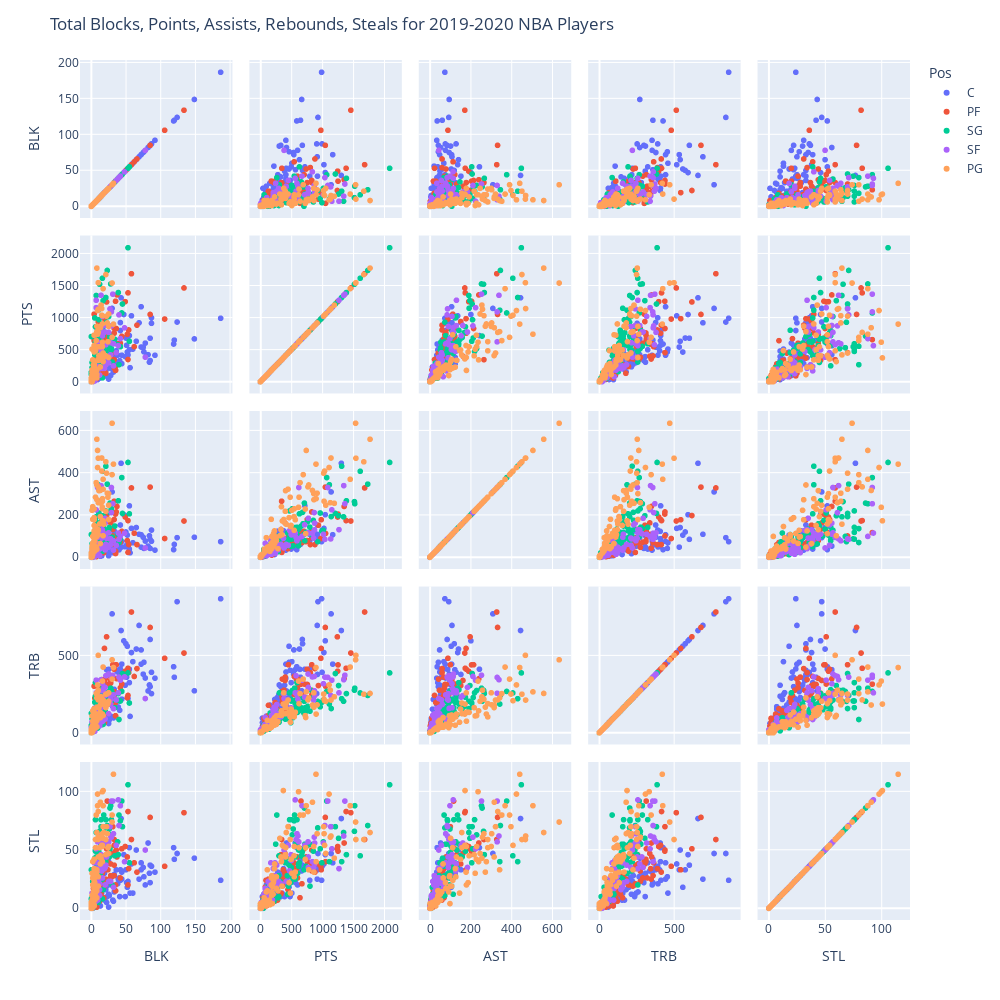

This figure's notebook cell:
### Markdown cell above
### Pairplots

### Code cell
basic_stats = ['BLK','PTS', 'AST', 'TRB', 'STL']
fig = px.scatter_matrix(basketballData,
    dimensions=['BLK','PTS', 'AST', 'TRB', 'STL'],
    color="Pos", hover_data = ['Player'])
fig.update_layout(height = 1000, width = 1000)
fig.update_layout(
    title_text='Total Blocks, Points, Assists, Rebounds, Steals for 2019-2020 NBA Players'
)
fig.show()

### Figure 1 — Plotly figure (JSON) as saved in the notebook; plotly's stock layout.template omitted (floating-point values rounded to 4 significant figures; data arrays with more than 128 entries replaced by an {"elided": "..."} marker saying what was removed)
{"data": [{"customdata": [["Steven Adams"], ["LaMarcus Aldridge"], ["Jarrett Allen"], ["Deandre Ayton"], ["Mo Bamba"], ["Aron Baynes"], ["Khem Birch"], ["Goga Bitadze"], ["Bismack Biyombo"], ["Marques Bolden"], ["Tony Bradley"], ["Moses Brown"], ["Thomas Bryant"], ["Clint Capela"], ["Wendell Carter Jr."], ["Willie Cauley-Stein"], ["Willie Cauley-Stein"], ["Willie Cauley-Stein"], ["Tyson Chandler"], ["Ed Davis"], ["Dewayne Dedmon"], ["Dewayne Dedmon"], ["Dewayne Dedmon"], ["Cheick Diallo"], ["Gorgui Dieng"], ["Gorgui Dieng"], ["Gorgui Dieng"], ["Andre Drummond"], ["Andre Drummond"], ["Andre Drummond"], ["Joel Embiid"], ["Tacko Fall"], ["Derrick Favors"], ["Bruno Fernando"], ["Daniel Gafford"], ["Marc Gasol"], ["Taj Gibson"], ["Rudy Gobert"], ["Montrezl Harrell"], ["Isaiah Hartenstein"], ["Jaxson Hayes"], ["Dewan Hernandez"], ["Willy Hernangómez"], ["Richaun Holmes"], ["Al Horford"], ["Dwight Howard"], ["Serge Ibaka"], ["Jaren Jackson Jr."], ["Nikola Jokić"], ["Damian Jones"], ["DeAndre Jordan"], ["Mfiondu Kabengele"], ["Frank Kaminsky"], ["Enes Kanter"], ["Maxi Kleber"], ["Luke Kornet"], ["Skal Labissière"], ["Alex Len"], ["Alex Len"], ["Alex Len"], ["Meyers Leonard"], ["Kevon Looney"], ["Brook Lopez"], ["Robin Lopez"], ["Ian Mahinmi"], ["Thon Maker"], ["Boban Marjanović"], ["JaVale McGee"], ["Nicolò Melli"], ["Mike Muscala"], ["Larry Nance Jr."], ["Nerlens Noel"], ["Kyle O'Quinn"], ["Jahlil Okafor"], ["Kelly Olynyk"], ["Anžejs Pasečņiks"], ["Justin Patton"], ["Norvel Pelle"], ["Mason Plumlee"], ["Jakob Poeltl"], ["Vincent Poirier"], ["Bobby Portis"], ["Dwight Powell"], ["Naz Reid"], ["Mitchell Robinson"], ["Domantas Sabonis"], ["Daniel Theis"], ["Tristan Thompson"], ["Karl-Anthony Towns"], ["Myles Turner"], ["Jonas Valančiūnas"], ["Nikola Vučević"], ["Moritz Wagner"], ["Hassan Whiteside"], ["Johnathan Williams"], ["Robert Williams"], ["Cody Zeller"], ["Ante Žižić"], ["Ivica Zubac"]], "dimensions": [{"axis": {"matches": true}, "label": "BLK", "values": [65, 87, 85, 51, 85, 23, 21, 32, 49, 0, 25, 1, 33, 72, 36, 11, 11, 11, 8, 9, 15, 15, 15, 12, 14, 14, 14, 11, 11, 11, 58, 2, 44, 17, 56, 33, 30, 124, 72, 12, 53, 0, 7, 55, 55, 76, 42, 87, 43, 40, 52, 2, 10, 38, 78, 26, 31, 13, 13, 13, 15, 6, 149, 41, 44, 39, 7, 92, 19, 11, 22, 82, 22, 19, 18, 12, 0, 25, 33, 84, 6, 18, 22, 22, 119, 30, 75, 50, 42, 120, 69, 47, 17, 187, 6, 28, 25, 5, 60]}, {"axis": {"matches": true}, "label": "PTS", "values": [633, 1001, 681, 570, 332, 481, 153, 152, 393, 0, 233, 11, 460, 543, 484, 67, 67, 67, 34, 33, 81, 81, 81, 211, 87, 87, 87, 140, 140, 140, 1031, 19, 415, 240, 220, 275, 379, 934, 1173, 107, 420, 4, 190, 500, 722, 468, 801, 914, 1313, 306, 465, 42, 352, 416, 604, 215, 190, 59, 59, 59, 300, 68, 670, 330, 283, 281, 232, 414, 355, 189, 564, 424, 87, 214, 452, 144, 9, 42, 380, 306, 39, 668, 376, 269, 590, 1147, 539, 684, 926, 651, 922, 1052, 352, 993, 35, 98, 642, 96, 511]}, {"axis": {"matches": true}, "label": "AST", "values": [141, 129, 85, 57, 42, 67, 35, 21, 50, 0, 17, 1, 71, 48, 51, 10, 10, 10, 6, 8, 7, 7, 7, 22, 13, 13, 13, 14, 14, 14, 137, 0, 75, 49, 21, 124, 52, 93, 107, 18, 51, 0, 29, 39, 244, 42, 73, 76, 446, 35, 105, 2, 71, 49, 77, 32, 42, 5, 5, 5, 53, 20, 95, 41, 49, 43, 13, 34, 67, 34, 123, 53, 35, 36, 97, 17, 2, 7, 125, 102, 7, 98, 59, 35, 36, 310, 95, 120, 153, 61, 109, 202, 49, 74, 6, 22, 88, 6, 69]}, {"axis": {"matches": true}, "label": "TRB", "values": [543, 392, 605, 360, 299, 237, 180, 96, 308, 2, 216, 14, 260, 537, 405, 60, 60, 60, 66, 95, 82, 82, 82, 127, 80, 80, 80, 89, 89, 89, 520, 11, 445, 198, 106, 228, 267, 850, 445, 90, 223, 7, 134, 325, 412, 457, 414, 254, 663, 206, 561, 11, 158, 394, 355, 84, 169, 64, 64, 64, 248, 66, 272, 146, 218, 167, 153, 354, 157, 94, 409, 271, 98, 119, 259, 99, 5, 60, 282, 310, 34, 338, 227, 124, 428, 771, 380, 577, 378, 360, 696, 596, 192, 869, 43, 108, 411, 66, 461]}, {"axis": {"matches": true}, "label": "STL", "values": [50, 36, 37, 22, 22, 10, 16, 6, 10, 1, 12, 1, 14, 33, 33, 4, 4, 4, 6, 10, 10, 10, 10, 10, 11, 11, 11, 12, 12, 12, 38, 0, 25, 18, 13, 28, 27, 47, 39, 9, 23, 1, 10, 39, 52, 27, 24, 36, 77, 26, 18, 2, 13, 21, 20, 11, 7, 2, 2, 2, 13, 12, 43, 10, 31, 25, 7, 31, 30, 8, 56, 56, 5, 7, 38, 8, 0, 1, 29, 30, 2, 32, 34, 19, 52, 47, 35, 33, 33, 42, 25, 46, 22, 24, 1, 20, 40, 7, 13]}], "hovertemplate": "Pos=C<br>%{xaxis.title.text}=%{x}<br>%{yaxis.title.text}=%{y}<br>Player=%{customdata[0]}<extra></extra>", "legendgroup": "C", "marker": {"color": "#636efa", "symbol": "circle"}, "name": "C", "showlegend": true, "type": "splom"}, {"customdata": {"elided": "139x1 str values"}, "dimensions": [{"axis": {"matches": true}, "label": "BLK", "values": {"elided": "139 int values"}}, {"axis": {"matches": true}, "label": "PTS", "values": {"elided": "139 int values"}}, {"axis": {"matches": true}, "label": "AST", "values": {"elided": "139 int values"}}, {"axis": {"matches": true}, "label": "TRB", "values": {"elided": "139 int values"}}, {"axis": {"matches": true}, "label": "STL", "values": {"elided": "139 int values"}}], "hovertemplate": "Pos=PF<br>%{xaxis.title.text}=%{x}<br>%{yaxis.title.text}=%{y}<br>Player=%{customdata[0]}<extra></extra>", "legendgroup": "PF", "marker": {"color": "#EF553B", "symbol": "circle"}, "name": "PF", "showlegend": true, "type": "splom"}, {"customdata": {"elided": "165x1 str values"}, "dimensions": [{"axis": {"matches": true}, "label": "BLK", "values": {"elided": "165 int values"}}, {"axis": {"matches": true}, "label": "PTS", "values": {"elided": "165 int values"}}, {"axis": {"matches": true}, "label": "AST", "values": {"elided": "165 int values"}}, {"axis": {"matches": true}, "label": "TRB", "values": {"elided": "165 int values"}}, {"axis": {"matches": true}, "label": "STL", "values": {"elided": "165 int values"}}], "hovertemplate": "Pos=SG<br>%{xaxis.title.text}=%{x}<br>%{yaxis.title.text}=%{y}<br>Player=%{customdata[0]}<extra></extra>", "legendgroup": "SG", "marker": {"color": "#00cc96", "symbol": "circle"}, "name": "SG", "showlegend": true, "type": "splom"}, {"customdata": [["Justin Anderson"], ["Thanasis Antetokounmpo"], ["OG Anunoby"], ["Trevor Ariza"], ["Trevor Ariza"], ["Trevor Ariza"], ["Will Barton"], ["Keita Bates-Diop"], ["Keita Bates-Diop"], ["Keita Bates-Diop"], ["Nicolas Batum"], ["Dragan Bender"], ["Dragan Bender"], ["Dragan Bender"], ["Bojan Bogdanović"], ["Isaac Bonga"], ["Ignas Brazdeikis"], ["Mikal Bridges"], ["Miles Bridges"], ["Oshae Brissett"], ["Jaylen Brown"], ["Sterling Brown"], ["Jimmy Butler"], ["Bruno Caboclo"], ["Bruno Caboclo"], ["Bruno Caboclo"], ["Vlatko Čančar"], ["DeMarre Carroll"], ["DeMarre Carroll"], ["DeMarre Carroll"], ["Vince Carter"], ["Wilson Chandler"], ["Zylan Cheatham"], ["Torrey Craig"], ["Jae Crowder"], ["Jae Crowder"], ["Jae Crowder"], ["DeMar DeRozan"], ["Hamidou Diallo"], ["Sekou Doumbouya"], ["Jared Dudley"], ["James Ennis"], ["James Ennis"], ["James Ennis"], ["Terrance Ferguson"], ["Paul George"], ["Javonte Green"], ["Maurice Harkless"], ["Maurice Harkless"], ["Maurice Harkless"], ["Joe Harris"], ["Shaquille Harrison"], ["Josh Hart"], ["Gordon Hayward"], ["Solomon Hill"], ["Solomon Hill"], ["Solomon Hill"], ["Jaylen Hoard"], ["Rondae Hollis-Jefferson"], ["Rodney Hood"], ["Danuel House"], ["De'Andre Hunter"], ["Chandler Hutchison"], ["Joe Ingles"], ["Jonathan Isaac"], ["Wesley Iwundu"], ["Alize Johnson"], ["B.J. Johnson"], ["Keldon Johnson"], ["Derrick Jones Jr."], ["Stanton Kidd"], ["Michael Kidd-Gilchrist"], ["Michael Kidd-Gilchrist"], ["Michael Kidd-Gilchrist"], ["Louis King"], ["Kevin Knox"], ["Kyle Korver"], ["Vic Law"], ["Kawhi Leonard"], ["Caleb Martin"], ["Cody Martin"], ["Kelan Martin"], ["Patrick McCaw"], ["Alfonzo McKinnie"], ["Khris Middleton"], ["Malcolm Miller"], ["Džanan Musa"], ["Sviatoslav Mykhailiuk"], ["Abdel Nader"], ["David Nwaba"], ["KZ Okpala"], ["Cedi Osman"], ["Kelly Oubre Jr."], ["Chandler Parsons"], ["Kevin Porter Jr."], ["Otto Porter"], ["Cam Reddish"], ["Duncan Robinson"], ["Glenn Robinson III"], ["Glenn Robinson III"], ["Glenn Robinson III"], ["Isaiah Roby"], ["JaKarr Sampson"], ["Admiral Schofield"], ["Tony Snell"], ["Juan Toscano-Anderson"], ["Jarrod Uthoff"], ["Denzel Valentine"], ["Taurean Prince"], ["T.J. Warren"], ["Paul Watson"], ["Paul Watson"], ["Paul Watson"], ["Justise Winslow"]], "dimensions": [{"axis": {"matches": true}, "label": "BLK", "values": [1, 2, 42, 8, 8, 8, 29, 1, 1, 1, 8, 4, 4, 4, 7, 21, 1, 39, 48, 1, 16, 7, 29, 4, 4, 4, 1, 2, 2, 2, 25, 12, 1, 32, 7, 7, 7, 14, 8, 8, 3, 6, 6, 6, 16, 20, 7, 3, 3, 3, 16, 19, 21, 20, 5, 5, 5, 0, 22, 4, 32, 18, 7, 9, 78, 11, 0, 0, 1, 36, 0, 2, 2, 2, 0, 28, 12, 0, 31, 7, 9, 9, 4, 8, 7, 2, 1, 4, 20, 12, 1, 16, 40, 1, 14, 6, 28, 15, 2, 2, 2, 0, 9, 3, 15, 5, 0, 6, 25, 27, 1, 1, 1, 5]}, {"axis": {"matches": true}, "label": "PTS", "values": [3, 45, 675, 231, 231, 231, 874, 7, 7, 7, 79, 81, 81, 81, 1275, 266, 17, 565, 843, 37, 1022, 223, 1093, 10, 10, 10, 17, 40, 40, 40, 298, 205, 4, 248, 155, 155, 155, 1352, 233, 243, 58, 81, 81, 81, 209, 880, 127, 82, 82, 82, 878, 209, 579, 778, 15, 15, 15, 38, 375, 230, 593, 778, 218, 624, 384, 237, 18, 13, 41, 454, 0, 4, 4, 4, 20, 419, 336, 0, 1370, 111, 238, 197, 170, 182, 1159, 23, 148, 504, 287, 104, 7, 718, 1046, 14, 498, 167, 610, 863, 89, 89, 89, 0, 109, 83, 474, 69, 4, 246, 773, 1140, 1, 1, 1, 124]}, {"axis": {"matches": true}, "label": "AST", "values": [0, 9, 99, 41, 41, 41, 212, 0, 0, 0, 66, 19, 19, 19, 131, 61, 4, 115, 114, 7, 109, 46, 331, 2, 2, 2, 3, 7, 7, 7, 48, 39, 2, 34, 26, 26, 26, 340, 22, 19, 19, 13, 13, 13, 45, 162, 23, 20, 20, 20, 130, 49, 94, 185, 4, 4, 4, 4, 90, 32, 78, 112, 26, 331, 44, 46, 2, 2, 6, 57, 1, 3, 3, 3, 5, 61, 61, 0, 254, 23, 95, 23, 79, 14, 225, 8, 31, 106, 35, 8, 1, 154, 85, 3, 109, 25, 87, 91, 11, 11, 11, 0, 9, 14, 127, 26, 0, 43, 116, 87, 2, 2, 2, 44]}, {"axis": {"matches": true}, "label": "TRB", "values": [2, 19, 341, 100, 100, 100, 365, 2, 2, 2, 100, 53, 53, 53, 259, 183, 5, 259, 362, 26, 318, 165, 359, 9, 9, 9, 10, 16, 16, 16, 124, 145, 6, 156, 76, 76, 76, 344, 122, 118, 43, 49, 49, 49, 73, 241, 80, 40, 40, 40, 272, 86, 370, 294, 10, 10, 10, 32, 254, 72, 246, 286, 108, 256, 222, 113, 18, 6, 17, 213, 3, 20, 20, 20, 10, 184, 104, 1, 373, 38, 158, 96, 86, 113, 341, 14, 71, 104, 90, 45, 5, 231, 361, 7, 162, 48, 216, 212, 34, 34, 34, 2, 59, 34, 111, 52, 1, 74, 381, 242, 2, 2, 2, 73]}, {"axis": {"matches": true}, "label": "STL", "values": [0, 6, 88, 34, 34, 34, 61, 0, 0, 0, 17, 4, 4, 4, 34, 37, 0, 93, 40, 4, 56, 22, 92, 2, 2, 2, 1, 2, 2, 2, 23, 16, 0, 18, 20, 20, 20, 62, 28, 20, 12, 6, 6, 6, 26, 56, 23, 9, 9, 9, 38, 34, 59, 35, 5, 5, 5, 5, 44, 17, 64, 44, 27, 57, 50, 25, 0, 2, 5, 54, 0, 2, 2, 2, 2, 23, 21, 0, 92, 12, 39, 7, 39, 23, 51, 4, 13, 41, 20, 11, 2, 54, 71, 4, 46, 15, 62, 35, 8, 8, 8, 0, 9, 8, 32, 13, 1, 26, 57, 70, 0, 0, 0, 7]}], "hovertemplate": "Pos=SF<br>%{xaxis.title.text}=%{x}<br>%{yaxis.title.text}=%{y}<br>Player=%{customdata[0]}<extra></extra>", "legendgroup": "SF", "marker": {"color": "#ab63fa", "symbol": "circle"}, "name": "SF", "showlegend": true, "type": "splom"}, {"customdata": [["Ryan Arcidiacono"], ["D.J. Augustin"], ["Lonzo Ball"], ["J.J. Barea"], ["Patrick Beverley"], ["Eric Bledsoe"], ["Jordan Bone"], ["Ky Bowman"], ["Malcolm Brogdon"], ["Jalen Brunson"], ["Trey Burke"], ["Jevon Carter"], ["Alex Caruso"], ["Joe Chealey"], ["Chris Chiozza"], ["Chris Chiozza"], ["Chris Chiozza"], ["Mike Conley"], ["Quinn Cook"], ["Stephen Curry"], ["Matthew Dellavedova"], ["Luka Dončić"], ["PJ Dozier"], ["Goran Dragić"], ["Kris Dunn"], ["Yogi Ferrell"], ["De'Aaron Fox"], ["Tim Frazier"], ["Markelle Fultz"], ["Darius Garland"], ["Brandon Goodwin"], ["Devonte' Graham"], ["Josh Gray"], ["Jared Harper"], ["George Hill"], ["Aaron Holiday"], ["Kyrie Irving"], ["Frank Jackson"], ["Reggie Jackson"], ["Reggie Jackson"], ["Reggie Jackson"], ["LeBron James"], ["Ty Jerome"], ["Tyus Jones"], ["Cory Joseph"], ["Brandon Knight"], ["Brandon Knight"], ["Brandon Knight"], ["Jalen Lecque"], ["Damian Lillard"], ["Kyle Lowry"], ["Josh Magette"], ["Jeremiah Martin"], ["Frank Mason III"], ["T.J. McConnell"], ["Jordan McLaughlin"], ["De'Anthony Melton"], ["Patty Mills"], ["Ja Morant"], ["Monte Morris"], ["Emmanuel Mudiay"], ["Dejounte Murray"], ["Jamal Murray"], ["Shabazz Napier"], ["Shabazz Napier"], ["Shabazz Napier"], ["Raul Neto"], ["Frank Ntilikina"], ["Elie Okobo"], ["Jeremy Pargo"], ["Chris Paul"], ["Elfrid Payton"], ["Gary Payton II"], ["Shamorie Ponds"], ["Chasson Randle"], ["Justin Robinson"], ["Rajon Rondo"], ["Derrick Rose"], ["Terry Rozier"], ["Ricky Rubio"], ["D'Angelo Russell"], ["D'Angelo Russell"], ["D'Angelo Russell"], ["Tomáš Satoranský"], ["Dennis Schröder"], ["Ben Simmons"], ["Dennis Smith Jr."], ["Ish Smith"], ["Edmond Sumner"], ["Jeff Teague"], ["Jeff Teague"], ["Jeff Teague"], ["Isaiah Thomas"], ["Allonzo Trier"], ["Evan Turner"], ["Fred VanVleet"], ["Gabe Vincent"], ["Kemba Walker"], ["Derrick Walton"], ["Derrick Walton"], ["Derrick Walton"], ["Brad Wanamaker"], ["Tremont Waters"], ["Russell Westbrook"], ["Nigel Williams-Goss"], ["Justin Wright-Foreman"], ["Trae Young"]], "dimensions": [{"axis": {"matches": true}, "label": "BLK", "values": [3, 1, 30, 2, 25, 25, 0, 10, 8, 4, 1, 13, 17, 0, 0, 0, 0, 4, 1, 2, 2, 10, 5, 8, 17, 4, 23, 4, 10, 4, 4, 15, 0, 0, 4, 13, 10, 4, 4, 4, 4, 30, 3, 6, 21, 1, 1, 1, 0, 21, 22, 1, 1, 0, 11, 4, 18, 6, 15, 16, 10, 16, 16, 2, 2, 2, 5, 16, 4, 0, 9, 17, 7, 1, 0, 1, 2, 16, 10, 9, 4, 4, 4, 7, 14, 32, 8, 24, 8, 6, 6, 6, 6, 4, 8, 13, 0, 25, 0, 0, 0, 12, 2, 17, 1, 0, 8]}, {"axis": {"matches": true}, "label": "PTS", "values": [261, 511, 695, 194, 380, 865, 12, 335, 784, 466, 147, 231, 316, 2, 57, 57, 57, 567, 183, 104, 177, 1549, 86, 868, 373, 185, 920, 97, 772, 728, 206, 1145, 2, 2, 498, 546, 548, 285, 85, 85, 85, 1544, 98, 484, 405, 104, 104, 104, 10, 1677, 1026, 12, 2, 14, 409, 229, 420, 735, 1041, 549, 351, 619, 1033, 180, 180, 180, 212, 357, 215, 25, 1114, 449, 113, 9, 5, 13, 342, 904, 1134, 744, 260, 260, 260, 644, 1199, 902, 187, 627, 114, 193, 193, 193, 488, 155, 62, 845, 12, 1060, 3, 3, 3, 413, 33, 1456, 4, 0, 1778]}, {"axis": {"matches": true}, "label": "AST", "values": [96, 223, 392, 99, 179, 302, 8, 131, 343, 188, 53, 65, 102, 1, 20, 20, 20, 178, 40, 33, 180, 470, 29, 273, 173, 59, 304, 93, 334, 229, 51, 471, 2, 0, 151, 193, 128, 41, 29, 29, 29, 636, 43, 285, 218, 38, 38, 38, 2, 453, 399, 5, 2, 11, 316, 125, 157, 112, 409, 230, 107, 237, 266, 66, 66, 66, 77, 172, 113, 8, 426, 323, 48, 2, 5, 7, 240, 278, 259, 507, 79, 79, 79, 354, 256, 442, 98, 285, 39, 100, 100, 100, 146, 28, 38, 317, 3, 247, 5, 5, 5, 158, 12, 370, 5, 0, 560]}, {"axis": {"matches": true}, "label": "TRB", "values": [110, 109, 348, 48, 259, 259, 4, 121, 226, 134, 35, 98, 112, 0, 20, 20, 20, 133, 40, 26, 75, 502, 30, 166, 186, 48, 181, 33, 213, 111, 72, 212, 2, 0, 154, 132, 103, 71, 26, 26, 26, 473, 41, 103, 163, 21, 21, 21, 0, 250, 251, 6, 2, 8, 163, 49, 193, 99, 208, 112, 115, 335, 217, 36, 36, 36, 52, 121, 88, 3, 310, 212, 80, 1, 2, 5, 142, 121, 276, 265, 55, 55, 55, 254, 233, 423, 78, 189, 37, 54, 54, 54, 68, 29, 38, 180, 3, 204, 1, 1, 1, 124, 9, 426, 5, 0, 255]}, {"axis": {"matches": true}, "label": "STL", "values": [27, 30, 80, 4, 53, 53, 1, 44, 33, 22, 7, 38, 60, 4, 5, 5, 5, 31, 11, 5, 20, 59, 7, 31, 101, 14, 64, 14, 83, 42, 12, 62, 0, 0, 42, 45, 27, 15, 2, 2, 2, 74, 14, 59, 46, 5, 5, 5, 0, 59, 70, 3, 1, 2, 44, 34, 65, 52, 54, 53, 19, 100, 64, 26, 26, 26, 22, 54, 24, 1, 98, 70, 33, 0, 2, 0, 40, 40, 61, 88, 17, 17, 17, 80, 43, 115, 28, 52, 15, 19, 19, 19, 13, 3, 9, 91, 1, 47, 3, 3, 3, 52, 5, 88, 1, 0, 65]}], "hovertemplate": "Pos=PG<br>%{xaxis.title.text}=%{x}<br>%{yaxis.title.text}=%{y}<br>Player=%{customdata[0]}<extra></extra>", "legendgroup": "PG", "marker": {"color": "#FFA15A", "symbol": "circle"}, "name": "PG", "showlegend": true, "type": "splom"}], "layout": {"dragmode": "select", "height": 1000, "legend": {"title": {"text": "Pos"}, "tracegroupgap": 0}, "margin": {"t": 60}, "title": {"text": "Total Blocks, Points, Assists, Rebounds, Steals for 2019-2020 NBA Players"}, "width": 1000}}
